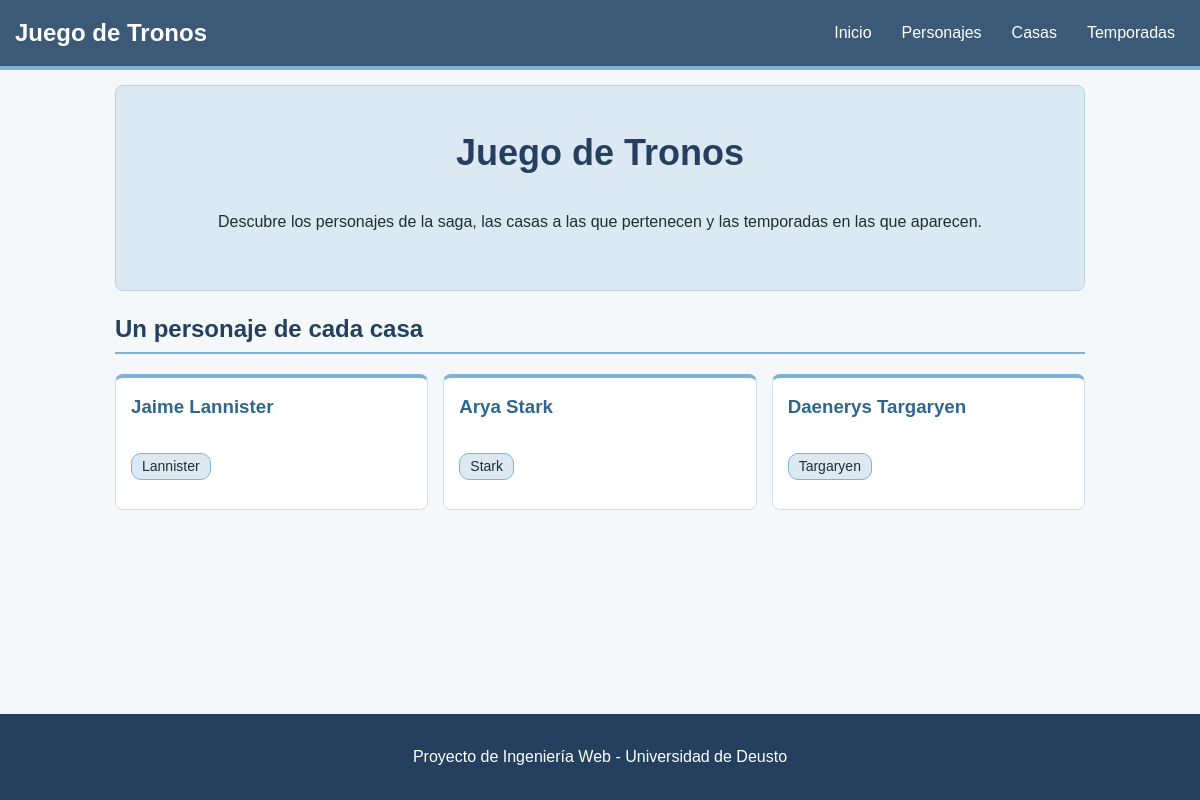
The page / on the database its author committed.
### poniente/models.py (models this page shows, shortened)
class Personaje(models.Model):
    nombre = models.CharField(max_length=50)
    descripcion = models.TextField()
    casa = models.ForeignKey(Casa, on_delete=models.CASCADE, related_name="personajes")
    temporadas = models.ManyToManyField(Temporada, related_name="personajes")
    class Meta:
        ordering = ["nombre"]

class Casa(models.Model):
    nombre = models.CharField(max_length=50)
    lema = models.CharField(max_length=100)
    sede = models.CharField(max_length=50)
    descripcion = models.TextField()
    class Meta:
        ordering = ["nombre"]

### poniente/views.py (the view)
# urls.py: path('', views.index, name='index'),
def index(request):
    personajes = []
    for casa in Casa.objects.all():
        personaje = casa.personajes.first()
        if personaje:
            personajes.append(personaje)
    return render(request, 'index.html', {'personajes': personajes})

### poniente/templates/index.html (shortened to what this page needs)
{% extends "base.html" %}
{% block main %}
<section class="portada">
    <h1>Juego de Tronos</h1>
    <p>Descubre los personajes de la saga, las casas a las que pertenecen y las temporadas en las que aparecen.</p>
</section>
<section>
    <h2>Un personaje de cada casa</h2>
    {% if personajes %}
        <div class="tarjetas">
        {% for personaje in personajes %}
            <article class="tarjeta">
                <h3><a href="{% url 'personaje_detail' personaje.pk %}">{{ personaje.nombre }}</a></h3>
                <p class="etiqueta"><a href="{% url 'casa_detail' personaje.casa.pk %}">{{ personaje.casa.nombre }}</a></p>
            </article>
        {% endfor %}
        </div>
    {% else %}
        <p>Todavía no hay personajes.</p>
    {% endif %}
</section>
{% endblock %}

### poniente/static/css/style.css (style rules this page uses)
body { display: flex; flex-direction: column; min-height: 100vh; margin: 0; font-family: Arial, sans-serif; line-height: 1.5; color: #1f2d3a; background-color: #f4f8fb; }
h1, h2, h3 { color: #24405e; }
h2 { padding-bottom: 5px; border-bottom: 2px solid #7fb3d5; }
a { color: #2f6690; text-decoration: none; }
.portada { padding: 40px 15px; text-align: center; background-color: #dce9f3; border: 1px solid #b7d3e6; border-radius: 8px; }
.portada h1 { margin-top: 0; font-size: 36px; }
.tarjetas { display: grid; grid-template-columns: 1fr; gap: 15px; }
.tarjeta { padding: 15px; background-color: #ffffff; border: 1px solid #d3e0ea; border-top: 4px solid #7fb3d5; border-radius: 8px; }
.tarjeta h3 { margin-top: 0; }
.etiqueta { display: inline-block; padding: 2px 10px; font-size: 14px; color: #1f2d3a; background-color: #dce9f3; border: 1px solid #7fb3d5; border-radius: 10px; }
.etiqueta a { color: #1f2d3a; }
@media (min-width: 600px) { .tarjetas { grid-template-columns: 1fr 1fr; } }
@media (min-width: 900px) { .tarjetas { grid-template-columns: 1fr 1fr 1fr; } }

### rows shown on the page
Personaje: nombre "Jaime Lannister", casa.nombre "Lannister"
Personaje: nombre "Arya Stark", casa.nombre "Stark"
Personaje: nombre "Daenerys Targaryen", casa.nombre "Targaryen"
